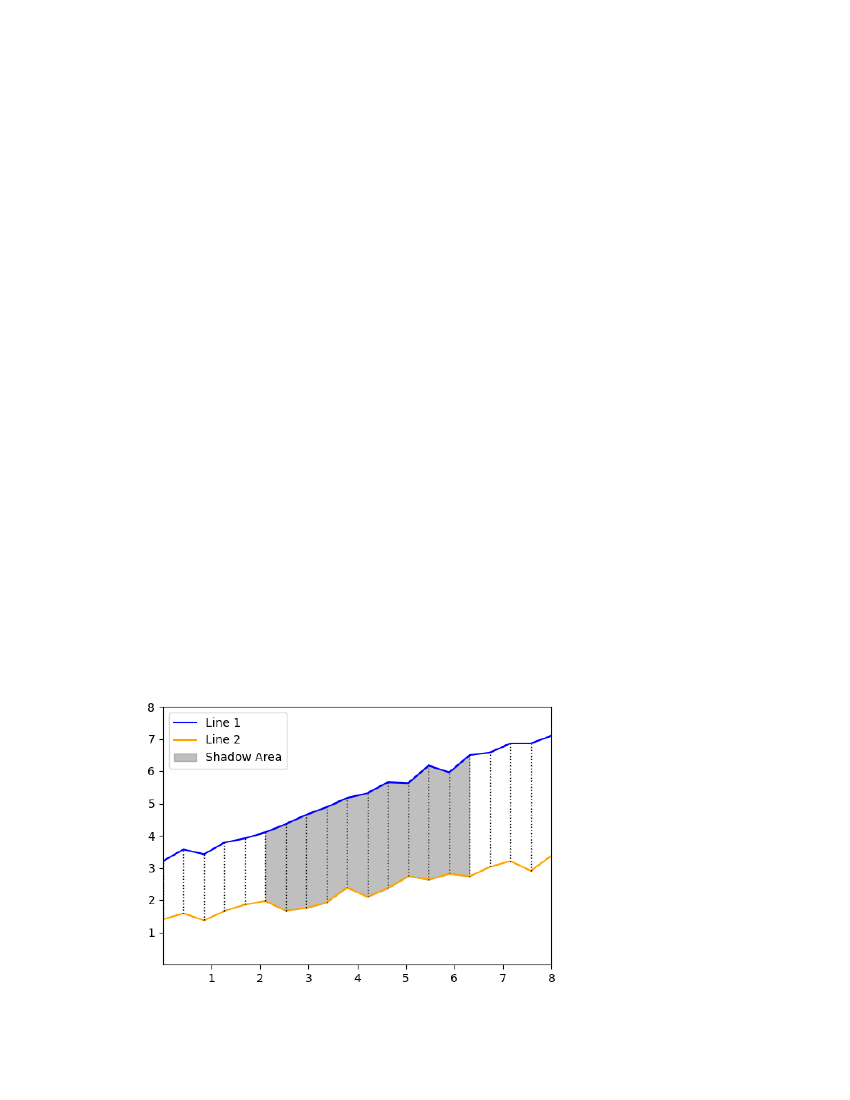

Here is the Python script that generated this plot:
import numpy as np
import matplotlib.pyplot as plt
from io import BytesIO
from reportlab.lib.pagesizes import letter
from reportlab.pdfgen import canvas
from reportlab.lib.units import inch
from reportlab.lib.utils import ImageReader

def create_bar_graph(x, y):
    """Create a bar graph from the given data and save it to a BytesIO object."""
    plt.figure(figsize=(6, 4))
    ax = plt.gca()

    # Plot the bar graph
    ax.bar(x, y, width=1, color='#00dd00', edgecolor="white", linewidth=0.7)

    # Fill the area from the bottom of the bars to the top
    ax.fill_between(x, 0, y, color='#00dd00', alpha=0.3)

    # Set limits and ticks for the axes
    ax.set(xlim=(0, 8), xticks=np.arange(1, 8),
           ylim=(0, 8), yticks=np.arange(1, 9))
    
    ax.set_xlabel('X-axis')
    ax.set_ylabel('Y-axis')
    ax.set_title('Histogram (Todo)')

    img_buffer = BytesIO()
    plt.savefig(img_buffer, format='png')
    plt.close()
    img_buffer.seek(0)  # Rewind the buffer to the beginning
    return img_buffer

def create_line_plot():
    """Create a line plot with a shadow area and save it to a BytesIO object."""
    np.random.seed(1)
    x = np.linspace(0, 8, 20)
    y1 = 3 + 4 * x / 8 + np.random.uniform(0.0, 0.5, len(x))
    y2 = 1 + 2 * x / 8 + np.random.uniform(0.0, 0.5, len(x))

    plt.figure(figsize=(6, 4))
    ax = plt.gca()

    # Plot the two main lines
    ax.plot(x, y1, label='Line 1', color='blue')
    ax.plot(x, y2, label='Line 2', color='orange')

    # Specify the two points for the shadow area
    start_index = 5
    end_index = 15

    # Add the shadow area between the two specified points
    ax.fill_between(x[start_index:end_index + 1], y1[start_index:end_index + 1], 
                     y2[start_index:end_index + 1], 
                     color='grey', alpha=0.5, label='Shadow Area')

    # Add dotted vertical lines
    for i in range(len(x) - 1):
        ax.plot([x[i], x[i]], [y2[i], y1[i]], linestyle='dotted', color='black', linewidth=1)

    # Set limits and ticks for the axes
    ax.set(xlim=(0, 8), xticks=np.arange(1, 9),
           ylim=(0, 8), yticks=np.arange(1, 9))

    ax.legend()

    img_buffer = BytesIO()
    plt.savefig(img_buffer, format='png')
    plt.close()
    img_buffer.seek(0)  # Rewind the buffer to the beginning
    return img_buffer

def save_plot_to_pdf(img_buffer, pdf_filename, x, y):
    """Insert the image from the BytesIO object into a PDF at specified coordinates."""
    c = canvas.Canvas(pdf_filename, pagesize=letter)
    
    image_reader = ImageReader(img_buffer)

    img_width = 5 * inch
    img_height = (img_width * 4) / 6  # Maintain aspect ratio

    c.drawImage(image_reader, x, y, width=img_width, height=img_height)
    c.save()
    print(f"PDF generated: {pdf_filename}")

def main():
    # Data for the bar graph
    x_bar = 0.5 + np.arange(8)
    y_bar = [4.8, 5.5, 3.5, 4.6, 6.5, 6.6, 2.6, 3.0]
    
    # Create bar graph and save it to a BytesIO object
    img_buffer_bar = create_bar_graph(x_bar, y_bar)
    
    # Create line plot and save it to a BytesIO object
    img_buffer_line = create_line_plot()

    # Specify the PDF filename
    pdf_filename = "seriesGraph.pdf"
    
    # Specify the coordinates for the images
    x_position_bar = 1 * inch  # X coordinate for bar graph
    y_position_bar = 5 * inch  # Y coordinate for bar graph
    y_position_line = 1 * inch  # Y coordinate for line plot
    
    # Save the bar graph image to the PDF at specified coordinates
    save_plot_to_pdf(img_buffer_bar, pdf_filename, x_position_bar, y_position_bar)
    
    # Save the line plot image to the PDF at specified coordinates
    save_plot_to_pdf(img_buffer_line, pdf_filename, x_position_bar, y_position_line)

if __name__ == "__main__":
    main()
